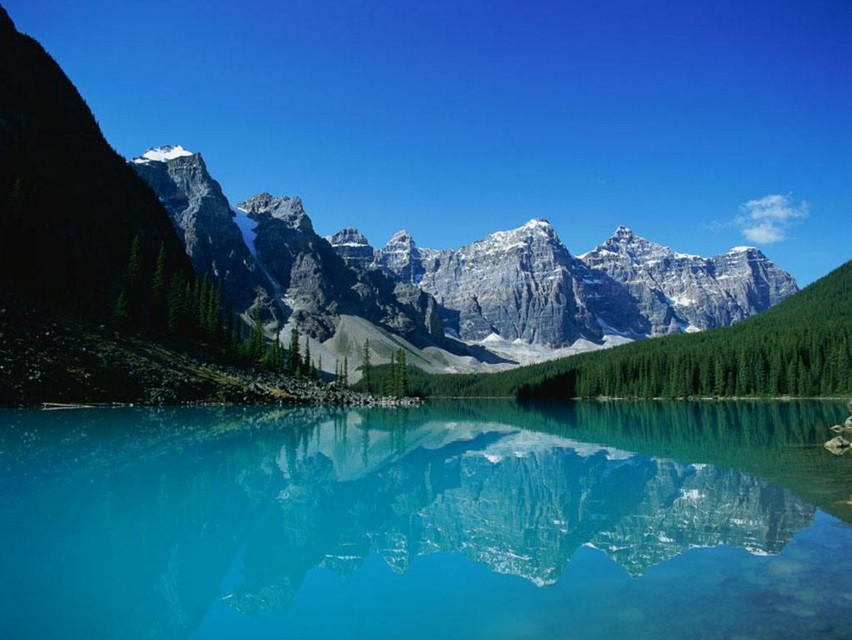
#> input picture ImageProcessing_12/scenery.jpg, 852 x 640 px
$ python opencv_kmean_practice_gray.py
#> lines starting #> are read from the running program, lines starting #| are printed output that depends on the picture
# _*_coding:utf-8_*_
# coding: utf-8
import cv2
import numpy as np
import matplotlib.pyplot as plt

# 读取原始图像灰度颜色
img = cv2.imread('scenery.jpg', 0)
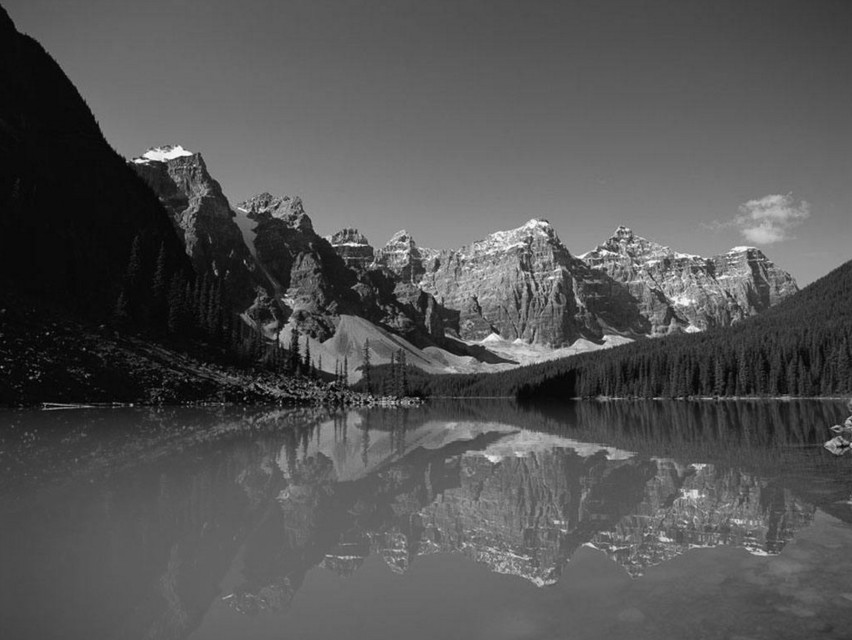
#> img: shape (640, 852); min 0, max 255, mean 84.3
print(img.shape)
#| (640, 852)

# 获取图像高度、宽度
rows, cols = img.shape[:]
#> rows = 640; cols = 852

# 图像二维像素转换为一维
data = img.reshape((rows * cols, 1))
data = np.float32(data)

# 定义中心 (type,max_iter,epsilon)
criteria = (cv2.TERM_CRITERIA_EPS +
            cv2.TERM_CRITERIA_MAX_ITER, 10, 1.0)

# 设置标签
flags = cv2.KMEANS_RANDOM_CENTERS

# K-Means聚类 聚集成4类
compactness, labels, centers = cv2.kmeans(data, 4, None, criteria, 10, flags)
#> compactness = 85469066.6; centers = [140.9, 18.68, 65.32, 99.11]

# 生成最终图像
dst = labels.reshape((img.shape[0], img.shape[1]))
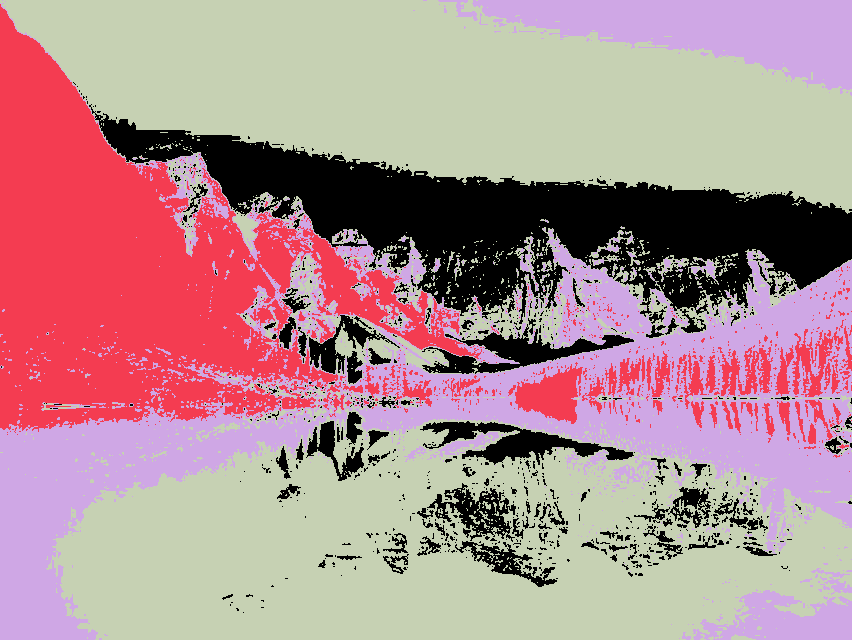
#> dst: shape (640, 852) int32; 4 distinct labels, from 0 to 3; one colour per label, 0 black

# 用来正常显示中文标签
plt.rcParams['font.sans-serif'] = ['SimHei']

# 显示图像
titles = [u'灰度图像', u'聚类图像']
images = [img, dst]
for i in range(2):
    plt.subplot(1, 2, i + 1), plt.imshow(images[i], 'gray'),
    plt.title(titles[i])
    plt.xticks([]), plt.yticks([])
plt.show()
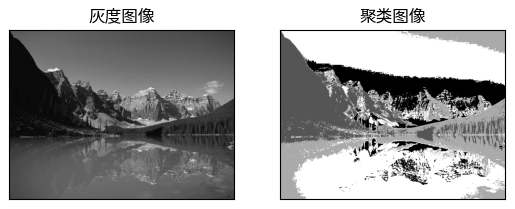
#> figure drawn by matplotlib, 2 panels
